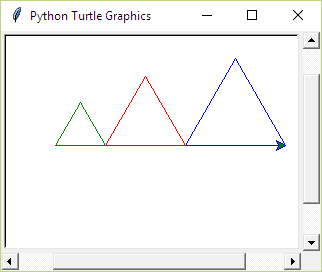

Write the Python code that produced this figure.
# Author: Gerard Street
# Date: 9 April 2016
# License: CC BY-SA
# For CoderDojo WA

# Python Intro Turtle Graphics

# Python has a rich "library" of functions.
# We are going to use "turtle" to do some simple graphics.
import turtle
def drawTriangle(width=50):
    turtle.forward(width)
    turtle.right(120)        
    turtle.forward(width)
    turtle.right(120)
    turtle.forward(width)
    turtle.right(120)

if __name__ == "__main__":
    # Setup our drawning surface
    turtle.setup(320,240)     # Sets up the size of the window
    turtle.Screen()           # Turns on the graphics window

    width = 50
              # Create a variable called "width"

    
        # and make it equal to 10
                              
    # Do some turtle graphics commands
    # Notice all commands from the turtle library is prefixed by "turtle."
    turtle.color("green")
    turtle.penup()
    turtle.left(180)
    turtle.forward(width)
    turtle.right(180)
    turtle.pendown()
    turtle.right(180)
    drawTriangle(50)
    turtle.penup()
    turtle.right(180)
    turtle.forward(80)
    turtle.pendown()
    turtle.pencolor("red")
    turtle.right(180)
    drawTriangle(80)
    turtle.penup()
    turtle.right(180)
    turtle.forward(100)
    turtle.pendown()
    turtle.pencolor("blue")
    turtle.right(180)
    turtle.forward(100)    
    turtle.right(120)        
    turtle.forward(100)
    turtle.right(120)
    turtle.forward(100)
    turtle.right(120)
    turtle.right(180)

    ret = input("Press enter to exit.")
    turtle.Screen().bye()     # Turn off the graphics window

# Library reference: http://docs.python.org/2/library/turtle.html
